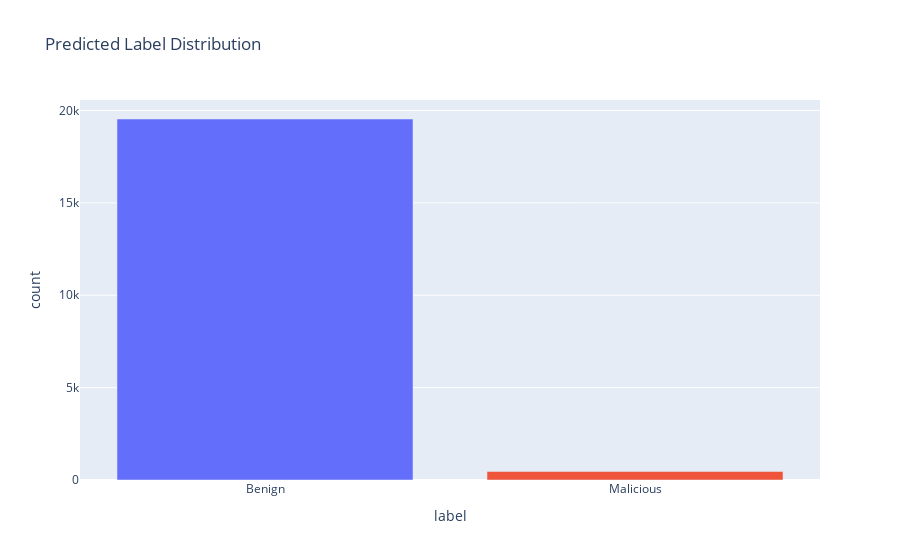

Source (notebook cell):
### Markdown cell above
## Attack type distribution
Plot distribution of attack types (`detailed-label`) and color by predicted label so we can see which attacks are flagged as malicious.

### Code cell
import plotly.express as px
if df.empty:
    print('No data to visualize')
else:
    # Prefer 'predicted_label' if available, otherwise fall back to numeric 'prediction'
    if 'predicted_label' in df.columns:
        col = 'predicted_label'
    elif 'prediction' in df.columns:
        # map numeric predictions to labels for display
        df['predicted_label'] = df['prediction'].apply(lambda x: 'Benign' if x == 0.0 else ('Malicious' if x == 1.0 else str(x)))
        col = 'predicted_label'
    else:
        print('No prediction column found')
        col = None
    if col is not None:
        counts = df[col].value_counts().rename_axis('label').reset_index(name='count')
        fig = px.bar(counts, x='label', y='count', color='label', title='Predicted Label Distribution')
        fig.update_layout(showlegend=False, height=400)
        fig.show()

### Figure 1 — Plotly figure (JSON) as saved in the notebook; plotly's stock layout.template omitted (floating-point values rounded to 4 significant figures)
{"data": [{"hovertemplate": "label=%{x}<br>count=%{y}<extra></extra>", "legendgroup": "Benign", "marker": {"color": "#636efa", "pattern": {"shape": ""}}, "name": "Benign", "orientation": "v", "showlegend": true, "textposition": "auto", "type": "bar", "x": ["Benign"], "xaxis": "x", "y": [19539], "yaxis": "y"}, {"hovertemplate": "label=%{x}<br>count=%{y}<extra></extra>", "legendgroup": "Malicious", "marker": {"color": "#EF553B", "pattern": {"shape": ""}}, "name": "Malicious", "orientation": "v", "showlegend": true, "textposition": "auto", "type": "bar", "x": ["Malicious"], "xaxis": "x", "y": [461], "yaxis": "y"}], "layout": {"autosize": true, "barmode": "relative", "legend": {"title": {"text": "label"}, "tracegroupgap": 0}, "showlegend": false, "title": {"text": "Predicted Label Distribution"}, "xaxis": {"anchor": "y", "autorange": true, "categoryarray": ["Benign", "Malicious"], "categoryorder": "array", "domain": [0, 1], "range": [-0.5, 1.5], "title": {"text": "label"}, "type": "category"}, "yaxis": {"anchor": "x", "autorange": true, "domain": [0, 1], "range": [0, 20570.0], "title": {"text": "count"}, "type": "linear"}}}
